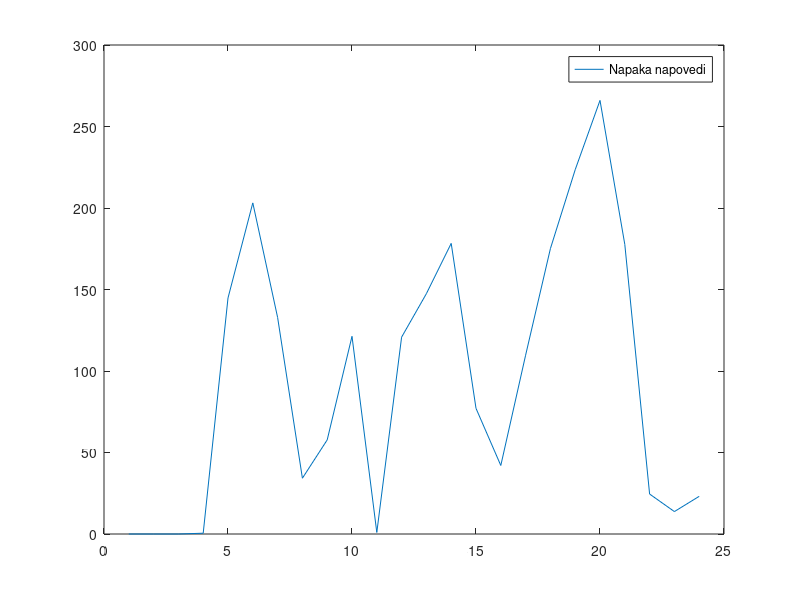

Source code (MATLAB):
T = load("cryptomarket.csv");
m = size(T,2);

n = 2; %stopnja polinoma
% A = [0 0 1; 1 1 1; 4 2 1];
A = vander(0:n);

t = zeros(size(T));
t(1:n+1,:) = T(1:n+1,:);
for j = 1:m %zanka po kriptovalutah (oz. stolpcih)
    for i=n+2:24 %zanka po urah, kjer napovedujemo vrednosti kriptovalut
        p = A\T(i-n-1 : i-1,j); %reševanje sistema  A * p = T(..)
        t(i,j) = polyval(p,n+1);
    end
end

x = ones(m,1);
c = T*x;
c_napovedan = t*x;

% plot(1:24, c, 1:24, c_napovedan)
% legend('Dejanska vrednost', 'Napovedana vrednost')

plot(1:24, abs(c- c_napovedan))
legend('Napaka napovedi')
